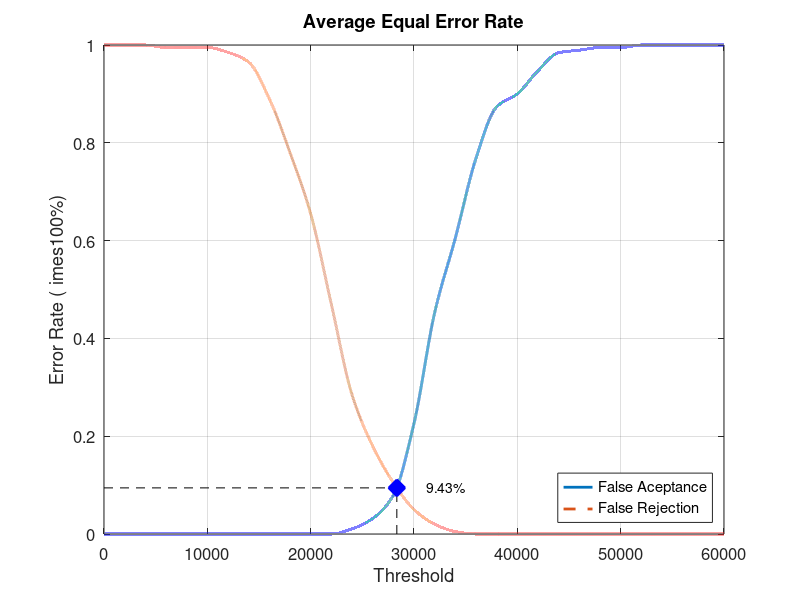
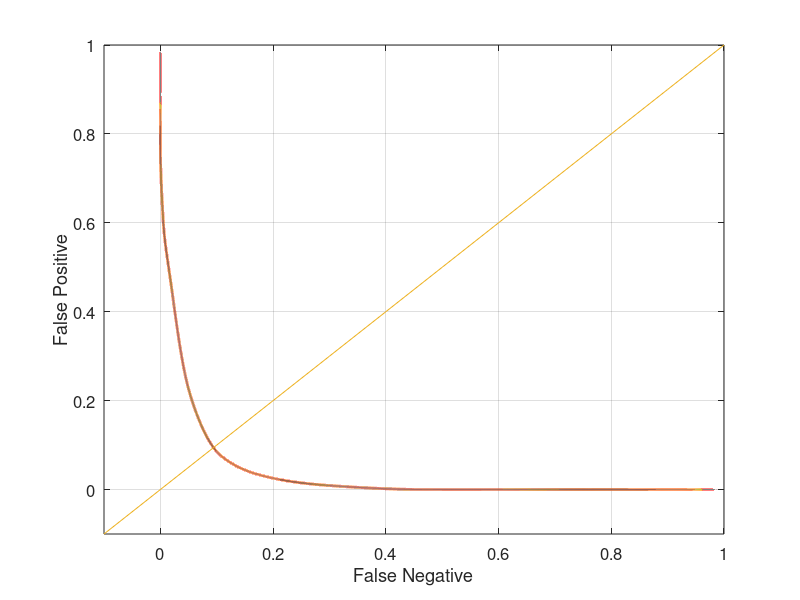

Here is the MATLAB script that generated these plots, in order:
close all;
clear;
clc;
x = 0:2000:60000;
xq = 0:0.5:60000;

y0 = [0 0 0 0 0 0 0 0 0 0 0 0 0.0105263 0.0315789 0.0789474 0.226316 0.452632 0.605263 0.768421 0.873684 0.9 0.947368 0.984211 0.989474 0.994737 0.994737 1 1 1 1 1]
yy0 = interp1(x, y0, xq, 'pchip');
y1 = [1 1 1 0.995 0.995 0.995 0.985 0.965 0.89 0.78 0.655 0.47 0.285 0.18 0.105 0.05 0.02 0.005 0 0 0 0 0 0 0 0 0 0 0 0 0]
yy1 = interp1(x, y1, xq, 'pchip');

% Calculating EER: 
y2 = abs(y0 - y1);
find(y2 == min(y2))
yy2 = abs(yy0 - yy1);
xEER = find(yy2 == min(yy2));
xEERIndex = xq(xEER) % X-axis EER
yEER = yy0(xEER) % Y-axis EER

main = figure
plot(xq, yy0,'-','LineWidth', 2);	hold on
plot(xq, yy1,'--','LineWidth', 2);	hold on
plot([xEERIndex xEERIndex], [0 yEER], 'k--');	hold on
plot([0 xEERIndex], [yEER yEER], 'k--');	hold on
plot(xEERIndex, yEER, 'bx', 'LineWidth', 10);	hold on
text(xEERIndex + 10 * xEERIndex / 100, yEER, [num2str(round((10000 * yEER)) / 100) '%'])
legend('False Aceptance', 'False Rejection', 'Location', 'SouthEast')
xlabel('Threshold')
ylabel('Error Rate (	imes100%)')
title('Average Equal Error Rate')
set(gca, 'FontSize', 12)
axis([0 60000 0 1])
grid on

print(main, 'Database5_2Main', '-dpng');
FNRxFPR = figure('Color', [1 1 1]);
plot(yy1, yy0, '-', yy1, yy0, 'LineWidth', 2);
hold on
y = -0.1:0.1:1
plot(y, y); 
set(gca, 'FontSize', 12)
xlabel('False Negative')
ylabel('False Positive')
axis([-0.1 1 -0.1 1])
set(gca, 'FontSize', 12)
grid on

print(FNRxFPR, 'Database5_2FNRxFPR','-dpng');
